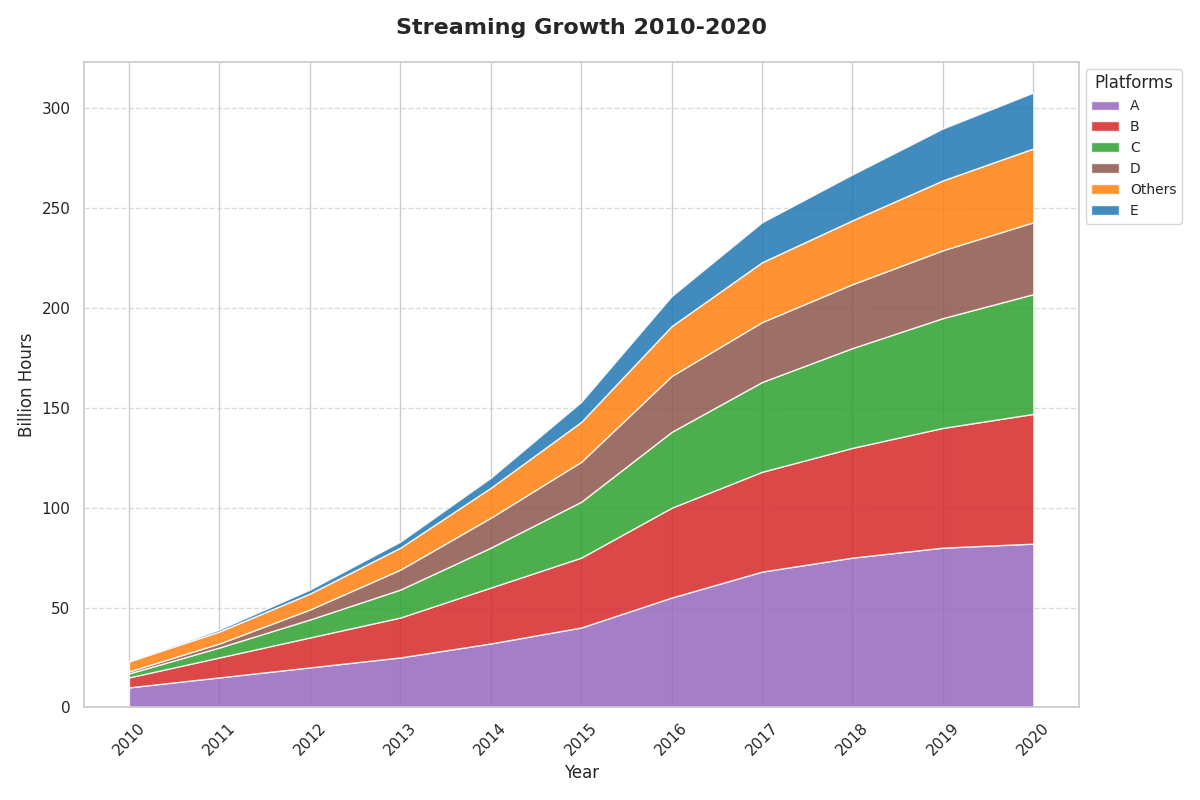

Write the Python code that produced this figure.
import matplotlib.pyplot as plt
import numpy as np

years = np.arange(2010, 2021)

platforms = ["A", "B", "C", "D", "Others", "E"]

streamed_hours = np.array([
    [10, 15, 20, 25, 32, 40, 55, 68, 75, 80, 82],  # A
    [5, 10, 15, 20, 28, 35, 45, 50, 55, 60, 65],   # B
    [2, 5, 9, 14, 20, 28, 38, 45, 50, 55, 60],     # C
    [1, 2, 5, 10, 15, 20, 28, 30, 32, 34, 36],     # D
    [5, 6, 8, 11, 15, 20, 25, 30, 32, 35, 37],     # Others
    [0, 1, 2, 3, 5, 10, 15, 20, 23, 26, 28]        # E
])

fig, ax = plt.subplots(figsize=(12, 8))

colors = ['#9467bd', '#d62728', '#2ca02c', '#8c564b', '#ff7f0e', '#1f77b4']

ax.stackplot(years, streamed_hours, labels=platforms, colors=colors, alpha=0.85)

ax.set_title('Streaming Growth 2010-2020', fontsize=16, fontweight='bold', pad=20)
ax.set_xlabel('Year', fontsize=12)
ax.set_ylabel('Billion Hours', fontsize=12)

ax.legend(loc='upper left', fontsize=10, title='Platforms', bbox_to_anchor=(1, 1))

ax.yaxis.grid(True, linestyle='--', alpha=0.7)

ax.set_xticks(years)

plt.xticks(rotation=45)

plt.tight_layout()

plt.show()
